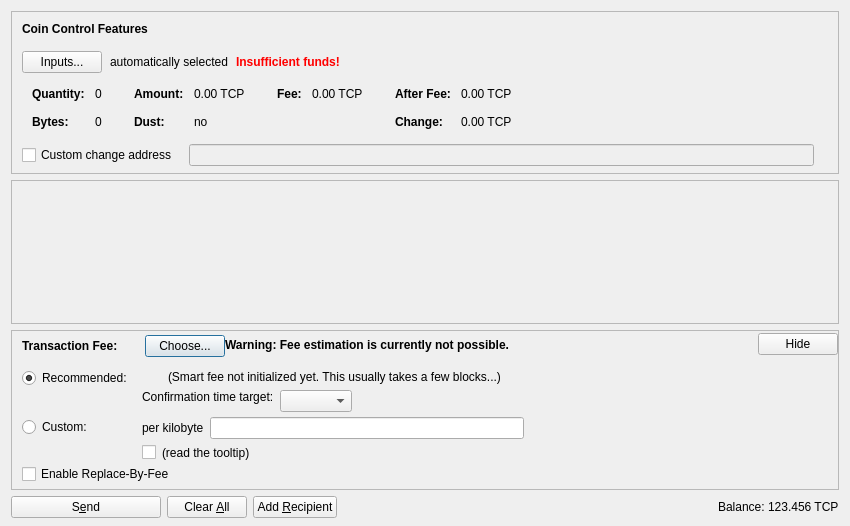
<?xml version="1.0" encoding="UTF-8"?>
<ui version="4.0">
 <class>SendCoinsDialog</class>
 <widget class="QDialog" name="SendCoinsDialog">
  <property name="geometry">
   <rect>
    <x>0</x>
    <y>0</y>
    <width>850</width>
    <height>526</height>
   </rect>
  </property>
  <property name="windowTitle">
   <string>Send Coins</string>
  </property>
  <layout class="QVBoxLayout" name="verticalLayout" stretch="0,1,0,0">
   <property name="bottomMargin">
    <number>8</number>
   </property>
   <item>
    <widget class="QFrame" name="frameCoinControl">
     <property name="sizePolicy">
      <sizepolicy hsizetype="Expanding" vsizetype="Expanding">
       <horstretch>0</horstretch>
       <verstretch>0</verstretch>
      </sizepolicy>
     </property>
     <property name="maximumSize">
      <size>
       <width>16777215</width>
       <height>16777215</height>
      </size>
     </property>
     <property name="frameShape">
      <enum>QFrame::StyledPanel</enum>
     </property>
     <property name="frameShadow">
      <enum>QFrame::Sunken</enum>
     </property>
     <layout class="QVBoxLayout" name="verticalLayoutCoinControl2">
      <property name="spacing">
       <number>0</number>
      </property>
      <property name="leftMargin">
       <number>0</number>
      </property>
      <property name="topMargin">
       <number>0</number>
      </property>
      <property name="rightMargin">
       <number>0</number>
      </property>
      <property name="bottomMargin">
       <number>6</number>
      </property>
      <item>
       <layout class="QVBoxLayout" name="verticalLayoutCoinControl" stretch="0,0,0,0,1">
        <property name="spacing">
         <number>0</number>
        </property>
        <property name="leftMargin">
         <number>10</number>
        </property>
        <property name="topMargin">
         <number>10</number>
        </property>
        <item>
         <layout class="QHBoxLayout" name="horizontalLayoutCoinControl1">
          <property name="bottomMargin">
           <number>15</number>
          </property>
          <item>
           <widget class="QLabel" name="labelCoinControlFeatures">
            <property name="sizePolicy">
             <sizepolicy hsizetype="Preferred" vsizetype="Maximum">
              <horstretch>0</horstretch>
              <verstretch>0</verstretch>
             </sizepolicy>
            </property>
            <property name="font">
             <font>
              <weight>75</weight>
              <bold>true</bold>
             </font>
            </property>
            <property name="styleSheet">
             <string notr="true">font-weight:bold;</string>
            </property>
            <property name="text">
             <string>Coin Control Features</string>
            </property>
           </widget>
          </item>
         </layout>
        </item>
        <item>
         <layout class="QHBoxLayout" name="horizontalLayoutCoinControl2" stretch="0,0,0,0">
          <property name="spacing">
           <number>8</number>
          </property>
          <property name="bottomMargin">
           <number>10</number>
          </property>
          <item>
           <widget class="QPushButton" name="pushButtonCoinControl">
            <property name="styleSheet">
             <string notr="true"/>
            </property>
            <property name="text">
             <string>Inputs...</string>
            </property>
            <property name="autoDefault">
             <bool>false</bool>
            </property>
           </widget>
          </item>
          <item>
           <widget class="QLabel" name="labelCoinControlAutomaticallySelected">
            <property name="text">
             <string>automatically selected</string>
            </property>
            <property name="margin">
             <number>5</number>
            </property>
           </widget>
          </item>
          <item>
           <widget class="QLabel" name="labelCoinControlInsuffFunds">
            <property name="font">
             <font>
              <weight>75</weight>
              <bold>true</bold>
             </font>
            </property>
            <property name="styleSheet">
             <string notr="true">color:red;font-weight:bold;</string>
            </property>
            <property name="text">
             <string>Insufficient funds!</string>
            </property>
            <property name="margin">
             <number>5</number>
            </property>
           </widget>
          </item>
          <item>
           <spacer name="horizontalSpacerCoinControl">
            <property name="orientation">
             <enum>Qt::Horizontal</enum>
            </property>
            <property name="sizeHint" stdset="0">
             <size>
              <width>40</width>
              <height>1</height>
             </size>
            </property>
           </spacer>
          </item>
         </layout>
        </item>
        <item>
         <widget class="QWidget" name="widgetCoinControl" native="true">
          <property name="sizePolicy">
           <sizepolicy hsizetype="Preferred" vsizetype="Preferred">
            <horstretch>0</horstretch>
            <verstretch>0</verstretch>
           </sizepolicy>
          </property>
          <property name="minimumSize">
           <size>
            <width>0</width>
            <height>0</height>
           </size>
          </property>
          <property name="styleSheet">
           <string notr="true"/>
          </property>
          <layout class="QHBoxLayout" name="horizontalLayoutCoinControl5">
           <property name="leftMargin">
            <number>0</number>
           </property>
           <property name="topMargin">
            <number>0</number>
           </property>
           <property name="rightMargin">
            <number>0</number>
           </property>
           <property name="bottomMargin">
            <number>0</number>
           </property>
           <item>
            <layout class="QHBoxLayout" name="horizontalLayoutCoinControl3" stretch="0,0,0,1">
             <property name="spacing">
              <number>20</number>
             </property>
             <property name="topMargin">
              <number>0</number>
             </property>
             <property name="bottomMargin">
              <number>10</number>
             </property>
             <item>
              <layout class="QFormLayout" name="formLayoutCoinControl1">
               <property name="horizontalSpacing">
                <number>10</number>
               </property>
               <property name="verticalSpacing">
                <number>14</number>
               </property>
               <property name="leftMargin">
                <number>10</number>
               </property>
               <property name="topMargin">
                <number>4</number>
               </property>
               <property name="rightMargin">
                <number>6</number>
               </property>
               <item row="0" column="0">
                <widget class="QLabel" name="labelCoinControlQuantityText">
                 <property name="font">
                  <font>
                   <weight>75</weight>
                   <bold>true</bold>
                  </font>
                 </property>
                 <property name="text">
                  <string>Quantity:</string>
                 </property>
                 <property name="margin">
                  <number>0</number>
                 </property>
                </widget>
               </item>
               <item row="0" column="1">
                <widget class="QLabel" name="labelCoinControlQuantity">
                 <property name="cursor">
                  <cursorShape>IBeamCursor</cursorShape>
                 </property>
                 <property name="contextMenuPolicy">
                  <enum>Qt::ActionsContextMenu</enum>
                 </property>
                 <property name="text">
                  <string notr="true">0</string>
                 </property>
                 <property name="margin">
                  <number>0</number>
                 </property>
                 <property name="textInteractionFlags">
                  <set>Qt::LinksAccessibleByMouse|Qt::TextSelectableByKeyboard|Qt::TextSelectableByMouse</set>
                 </property>
                </widget>
               </item>
               <item row="1" column="0">
                <widget class="QLabel" name="labelCoinControlBytesText">
                 <property name="font">
                  <font>
                   <weight>75</weight>
                   <bold>true</bold>
                  </font>
                 </property>
                 <property name="text">
                  <string>Bytes:</string>
                 </property>
                </widget>
               </item>
               <item row="1" column="1">
                <widget class="QLabel" name="labelCoinControlBytes">
                 <property name="cursor">
                  <cursorShape>IBeamCursor</cursorShape>
                 </property>
                 <property name="contextMenuPolicy">
                  <enum>Qt::ActionsContextMenu</enum>
                 </property>
                 <property name="text">
                  <string notr="true">0</string>
                 </property>
                 <property name="textInteractionFlags">
                  <set>Qt::LinksAccessibleByMouse|Qt::TextSelectableByKeyboard|Qt::TextSelectableByMouse</set>
                 </property>
                </widget>
               </item>
              </layout>
             </item>
             <item>
              <layout class="QFormLayout" name="formLayoutCoinControl2">
               <property name="horizontalSpacing">
                <number>10</number>
               </property>
               <property name="verticalSpacing">
                <number>14</number>
               </property>
               <property name="leftMargin">
                <number>6</number>
               </property>
               <property name="topMargin">
                <number>4</number>
               </property>
               <property name="rightMargin">
                <number>6</number>
               </property>
               <item row="0" column="0">
                <widget class="QLabel" name="labelCoinControlAmountText">
                 <property name="font">
                  <font>
                   <weight>75</weight>
                   <bold>true</bold>
                  </font>
                 </property>
                 <property name="text">
                  <string>Amount:</string>
                 </property>
                 <property name="margin">
                  <number>0</number>
                 </property>
                </widget>
               </item>
               <item row="0" column="1">
                <widget class="QLabel" name="labelCoinControlAmount">
                 <property name="cursor">
                  <cursorShape>IBeamCursor</cursorShape>
                 </property>
                 <property name="contextMenuPolicy">
                  <enum>Qt::ActionsContextMenu</enum>
                 </property>
                 <property name="text">
                  <string notr="true">0.00 TCP</string>
                 </property>
                 <property name="textInteractionFlags">
                  <set>Qt::LinksAccessibleByMouse|Qt::TextSelectableByKeyboard|Qt::TextSelectableByMouse</set>
                 </property>
                </widget>
               </item>
               <item row="1" column="0">
                <widget class="QLabel" name="labelCoinControlLowOutputText">
                 <property name="font">
                  <font>
                   <weight>75</weight>
                   <bold>true</bold>
                  </font>
                 </property>
                 <property name="text">
                  <string>Dust:</string>
                 </property>
                </widget>
               </item>
               <item row="1" column="1">
                <widget class="QLabel" name="labelCoinControlLowOutput">
                 <property name="cursor">
                  <cursorShape>IBeamCursor</cursorShape>
                 </property>
                 <property name="contextMenuPolicy">
                  <enum>Qt::ActionsContextMenu</enum>
                 </property>
                 <property name="text">
                  <string notr="true">no</string>
                 </property>
                 <property name="textInteractionFlags">
                  <set>Qt::LinksAccessibleByMouse|Qt::TextSelectableByKeyboard|Qt::TextSelectableByMouse</set>
                 </property>
                </widget>
               </item>
              </layout>
             </item>
             <item>
              <layout class="QFormLayout" name="formLayoutCoinControl3">
               <property name="horizontalSpacing">
                <number>10</number>
               </property>
               <property name="verticalSpacing">
                <number>14</number>
               </property>
               <property name="leftMargin">
                <number>6</number>
               </property>
               <property name="topMargin">
                <number>4</number>
               </property>
               <property name="rightMargin">
                <number>6</number>
               </property>
               <item row="0" column="0">
                <widget class="QLabel" name="labelCoinControlFeeText">
                 <property name="font">
                  <font>
                   <weight>75</weight>
                   <bold>true</bold>
                  </font>
                 </property>
                 <property name="text">
                  <string>Fee:</string>
                 </property>
                 <property name="margin">
                  <number>0</number>
                 </property>
                </widget>
               </item>
               <item row="0" column="1">
                <widget class="QLabel" name="labelCoinControlFee">
                 <property name="cursor">
                  <cursorShape>IBeamCursor</cursorShape>
                 </property>
                 <property name="contextMenuPolicy">
                  <enum>Qt::ActionsContextMenu</enum>
                 </property>
                 <property name="text">
                  <string notr="true">0.00 TCP</string>
                 </property>
                 <property name="textInteractionFlags">
                  <set>Qt::LinksAccessibleByMouse|Qt::TextSelectableByKeyboard|Qt::TextSelectableByMouse</set>
                 </property>
                </widget>
               </item>
              </layout>
             </item>
             <item>
              <layout class="QFormLayout" name="formLayoutCoinControl4">
               <property name="horizontalSpacing">
                <number>10</number>
               </property>
               <property name="verticalSpacing">
                <number>14</number>
               </property>
               <property name="leftMargin">
                <number>6</number>
               </property>
               <property name="topMargin">
                <number>4</number>
               </property>
               <property name="rightMargin">
                <number>6</number>
               </property>
               <item row="0" column="0">
                <widget class="QLabel" name="labelCoinControlAfterFeeText">
                 <property name="font">
                  <font>
                   <weight>75</weight>
                   <bold>true</bold>
                  </font>
                 </property>
                 <property name="text">
                  <string>After Fee:</string>
                 </property>
                 <property name="margin">
                  <number>0</number>
                 </property>
                </widget>
               </item>
               <item row="0" column="1">
                <widget class="QLabel" name="labelCoinControlAfterFee">
                 <property name="cursor">
                  <cursorShape>IBeamCursor</cursorShape>
                 </property>
                 <property name="contextMenuPolicy">
                  <enum>Qt::ActionsContextMenu</enum>
                 </property>
                 <property name="text">
                  <string notr="true">0.00 TCP</string>
                 </property>
                 <property name="textInteractionFlags">
                  <set>Qt::LinksAccessibleByMouse|Qt::TextSelectableByKeyboard|Qt::TextSelectableByMouse</set>
                 </property>
                </widget>
               </item>
               <item row="1" column="0">
                <widget class="QLabel" name="labelCoinControlChangeText">
                 <property name="font">
                  <font>
                   <weight>75</weight>
                   <bold>true</bold>
                  </font>
                 </property>
                 <property name="text">
                  <string>Change:</string>
                 </property>
                </widget>
               </item>
               <item row="1" column="1">
                <widget class="QLabel" name="labelCoinControlChange">
                 <property name="cursor">
                  <cursorShape>IBeamCursor</cursorShape>
                 </property>
                 <property name="contextMenuPolicy">
                  <enum>Qt::ActionsContextMenu</enum>
                 </property>
                 <property name="text">
                  <string notr="true">0.00 TCP</string>
                 </property>
                 <property name="textInteractionFlags">
                  <set>Qt::LinksAccessibleByMouse|Qt::TextSelectableByKeyboard|Qt::TextSelectableByMouse</set>
                 </property>
                </widget>
               </item>
              </layout>
             </item>
            </layout>
           </item>
          </layout>
         </widget>
        </item>
        <item>
         <layout class="QHBoxLayout" name="horizontalLayoutCoinControl4" stretch="0,0,0">
          <property name="spacing">
           <number>12</number>
          </property>
          <property name="sizeConstraint">
           <enum>QLayout::SetDefaultConstraint</enum>
          </property>
          <property name="topMargin">
           <number>5</number>
          </property>
          <property name="rightMargin">
           <number>5</number>
          </property>
          <item>
           <widget class="QCheckBox" name="checkBoxCoinControlChange">
            <property name="toolTip">
             <string>If this is activated, but the change address is empty or invalid, change will be sent to a newly generated address.</string>
            </property>
            <property name="text">
             <string>Custom change address</string>
            </property>
           </widget>
          </item>
          <item>
           <widget class="QValidatedLineEdit" name="lineEditCoinControlChange">
            <property name="enabled">
             <bool>false</bool>
            </property>
            <property name="sizePolicy">
             <sizepolicy hsizetype="Expanding" vsizetype="Fixed">
              <horstretch>0</horstretch>
              <verstretch>0</verstretch>
             </sizepolicy>
            </property>
           </widget>
          </item>
          <item>
           <widget class="QLabel" name="labelCoinControlChangeLabel">
            <property name="sizePolicy">
             <sizepolicy hsizetype="Preferred" vsizetype="Expanding">
              <horstretch>0</horstretch>
              <verstretch>0</verstretch>
             </sizepolicy>
            </property>
            <property name="minimumSize">
             <size>
              <width>0</width>
              <height>0</height>
             </size>
            </property>
            <property name="text">
             <string/>
            </property>
            <property name="margin">
             <number>3</number>
            </property>
           </widget>
          </item>
         </layout>
        </item>
        <item>
         <spacer name="verticalSpacerCoinControl">
          <property name="orientation">
           <enum>Qt::Vertical</enum>
          </property>
          <property name="sizeHint" stdset="0">
           <size>
            <width>800</width>
            <height>1</height>
           </size>
          </property>
         </spacer>
        </item>
       </layout>
      </item>
     </layout>
    </widget>
   </item>
   <item>
    <widget class="QScrollArea" name="scrollArea">
     <property name="widgetResizable">
      <bool>true</bool>
     </property>
     <widget class="QWidget" name="scrollAreaWidgetContents">
      <property name="geometry">
       <rect>
        <x>0</x>
        <y>0</y>
        <width>830</width>
        <height>104</height>
       </rect>
      </property>
      <layout class="QVBoxLayout" name="verticalLayout_2" stretch="0,1">
       <property name="leftMargin">
        <number>0</number>
       </property>
       <property name="topMargin">
        <number>0</number>
       </property>
       <property name="rightMargin">
        <number>0</number>
       </property>
       <property name="bottomMargin">
        <number>0</number>
       </property>
       <item>
        <layout class="QVBoxLayout" name="entries">
         <property name="spacing">
          <number>6</number>
         </property>
        </layout>
       </item>
       <item>
        <spacer name="verticalSpacer">
         <property name="orientation">
          <enum>Qt::Vertical</enum>
         </property>
         <property name="sizeHint" stdset="0">
          <size>
           <width>20</width>
           <height>40</height>
          </size>
         </property>
        </spacer>
       </item>
      </layout>
     </widget>
    </widget>
   </item>
   <item>
    <widget class="QFrame" name="frameFee">
     <property name="sizePolicy">
      <sizepolicy hsizetype="Expanding" vsizetype="Expanding">
       <horstretch>0</horstretch>
       <verstretch>0</verstretch>
      </sizepolicy>
     </property>
     <property name="maximumSize">
      <size>
       <width>16777215</width>
       <height>16777215</height>
      </size>
     </property>
     <property name="frameShape">
      <enum>QFrame::StyledPanel</enum>
     </property>
     <property name="frameShadow">
      <enum>QFrame::Sunken</enum>
     </property>
     <layout class="QVBoxLayout" name="verticalLayoutFee1">
      <property name="spacing">
       <number>0</number>
      </property>
      <property name="leftMargin">
       <number>0</number>
      </property>
      <property name="topMargin">
       <number>0</number>
      </property>
      <property name="rightMargin">
       <number>0</number>
      </property>
      <property name="bottomMargin">
       <number>0</number>
      </property>
      <item>
       <layout class="QVBoxLayout" name="verticalLayoutFee2" stretch="0,0,0">
        <property name="spacing">
         <number>0</number>
        </property>
        <property name="leftMargin">
         <number>10</number>
        </property>
        <property name="topMargin">
         <number>0</number>
        </property>
        <item>
         <layout class="QHBoxLayout" name="horizontalLayoutFee1">
          <property name="bottomMargin">
           <number>0</number>
          </property>
          <item>
           <layout class="QVBoxLayout" name="verticalLayoutFee7">
            <property name="spacing">
             <number>0</number>
            </property>
            <item>
             <spacer name="verticalSpacerSmartFee">
              <property name="orientation">
               <enum>Qt::Vertical</enum>
              </property>
              <property name="sizeType">
               <enum>QSizePolicy::Fixed</enum>
              </property>
              <property name="sizeHint" stdset="0">
               <size>
                <width>1</width>
                <height>4</height>
               </size>
              </property>
             </spacer>
            </item>
            <item>
             <layout class="QHBoxLayout" name="horizontalLayoutSmartFee">
              <property name="spacing">
               <number>10</number>
              </property>
              <item>
               <widget class="QLabel" name="labelFeeHeadline">
                <property name="sizePolicy">
                 <sizepolicy hsizetype="Preferred" vsizetype="Maximum">
                  <horstretch>0</horstretch>
                  <verstretch>0</verstretch>
                 </sizepolicy>
                </property>
                <property name="font">
                 <font>
                  <weight>75</weight>
                  <bold>true</bold>
                 </font>
                </property>
                <property name="styleSheet">
                 <string notr="true">font-weight:bold;</string>
                </property>
                <property name="text">
                 <string>Transaction Fee:</string>
                </property>
               </widget>
              </item>
              <item>
               <widget class="QLabel" name="labelFeeMinimized">
                <property name="text">
                 <string/>
                </property>
               </widget>
              </item>
              <item>
               <widget class="QPushButton" name="buttonChooseFee">
                <property name="text">
                 <string>Choose...</string>
                </property>
               </widget>
              </item>
             </layout>
            </item>
            <item>
             <spacer name="verticalSpacer_5">
              <property name="orientation">
               <enum>Qt::Vertical</enum>
              </property>
              <property name="sizeHint" stdset="0">
               <size>
                <width>1</width>
                <height>1</height>
               </size>
              </property>
             </spacer>
            </item>
           </layout>
          </item>
          <item>
           <widget class="QLabel" name="fallbackFeeWarningLabel">
            <property name="toolTip">
             <string>Using the fallbackfee can result in sending a transaction that will take several hours or days (or never) to confirm. Consider choosing your fee manually or wait until you have validated the complete chain.</string>
            </property>
            <property name="font">
            <font>
                <weight>75</weight>
                <bold>true</bold>
            </font>
            </property>
            <property name="text">
             <string>Warning: Fee estimation is currently not possible.</string>
            </property>
            <property name="wordWrap">
             <bool>false</bool>
            </property>
           </widget>
          </item>
          <item>
           <spacer name="horizontalSpacer_4">
            <property name="orientation">
             <enum>Qt::Horizontal</enum>
            </property>
            <property name="sizeType">
             <enum>QSizePolicy::MinimumExpanding</enum>
            </property>
            <property name="sizeHint" stdset="0">
             <size>
              <width>40</width>
              <height>20</height>
             </size>
            </property>
           </spacer>
          </item>
          <item>
           <widget class="QPushButton" name="buttonMinimizeFee">
            <property name="toolTip">
             <string>collapse fee-settings</string>
            </property>
            <property name="text">
             <string>Hide</string>
            </property>
           </widget>
          </item>
         </layout>
        </item>
        <item>
         <widget class="QFrame" name="frameFeeSelection">
          <layout class="QVBoxLayout" name="verticalLayoutFee12">
           <property name="spacing">
            <number>0</number>
           </property>
           <property name="leftMargin">
            <number>0</number>
           </property>
           <property name="topMargin">
            <number>0</number>
           </property>
           <property name="rightMargin">
            <number>0</number>
           </property>
           <property name="bottomMargin">
            <number>0</number>
           </property>
           <item>
            <layout class="QGridLayout" name="gridLayoutFee">
             <property name="topMargin">
              <number>10</number>
             </property>
             <property name="bottomMargin">
              <number>4</number>
             </property>
             <property name="horizontalSpacing">
              <number>10</number>
             </property>
             <property name="verticalSpacing">
              <number>4</number>
             </property>
             <item row="1" column="1">
              <layout class="QVBoxLayout" name="verticalLayoutFee8">
               <property name="spacing">
                <number>6</number>
               </property>
               <item>
                <layout class="QHBoxLayout" name="horizontalLayoutFee13">
                 <item>
                  <widget class="QLabel" name="labelCustomPerKilobyte">
                   <property name="toolTip">
                    <string>If the custom fee is set to 1000 satoshis and the transaction is only 250 bytes, then &quot;per kilobyte&quot; only pays 250 satoshis in fee, while &quot;total at least&quot; pays 1000 satoshis. For transactions bigger than a kilobyte both pay by kilobyte.</string>
                   </property>
                   <property name="text">
                    <string>per kilobyte</string>
                   </property>
                  </widget>
                 </item>
                 <item>
                  <widget class="TavecchiacoinPayAmountField" name="customFee"/>
                 </item>
                 <item>
                  <spacer name="horizontalSpacer_6">
                   <property name="orientation">
                    <enum>Qt::Horizontal</enum>
                   </property>
                   <property name="sizeHint" stdset="0">
                    <size>
                     <width>1</width>
                     <height>1</height>
                    </size>
                   </property>
                  </spacer>
                 </item>
                </layout>
               </item>
               <item>
                <layout class="QHBoxLayout" name="horizontalLayoutFee8">
                 <item>
                  <widget class="QCheckBox" name="checkBoxMinimumFee">
                   <property name="toolTip">
                    <string>Paying only the minimum fee is just fine as long as there is less transaction volume than space in the blocks. But be aware that this can end up in a never confirming transaction once there is more demand for tavecchiacoinpay transactions than the network can process.</string>
                   </property>
                   <property name="text">
                    <string/>
                   </property>
                  </widget>
                 </item>
                 <item>
                  <widget class="QLabel" name="labelMinFeeWarning">
                   <property name="enabled">
                    <bool>true</bool>
                   </property>
                   <property name="toolTip">
                    <string>Paying only the minimum fee is just fine as long as there is less transaction volume than space in the blocks. But be aware that this can end up in a never confirming transaction once there is more demand for tavecchiacoinpay transactions than the network can process.</string>
                   </property>
                   <property name="text">
                    <string>(read the tooltip)</string>
                   </property>
                   <property name="margin">
                    <number>5</number>
                   </property>
                  </widget>
                 </item>
                 <item>
                  <spacer name="horizontalSpacer_2">
                   <property name="orientation">
                    <enum>Qt::Horizontal</enum>
                   </property>
                   <property name="sizeHint" stdset="0">
                    <size>
                     <width>1</width>
                     <height>1</height>
                    </size>
                   </property>
                  </spacer>
                 </item>
                </layout>
               </item>
              </layout>
             </item>
             <item row="0" column="0">
              <layout class="QVBoxLayout" name="verticalLayoutFee4" stretch="0,1">
               <item>
                <widget class="QRadioButton" name="radioSmartFee">
                 <property name="text">
                  <string>Recommended:</string>
                 </property>
                 <property name="checked">
                  <bool>true</bool>
                 </property>
                 <attribute name="buttonGroup">
                  <string notr="true">groupFee</string>
                 </attribute>
                </widget>
               </item>
               <item>
                <spacer name="verticalSpacer_2">
                 <property name="orientation">
                  <enum>Qt::Vertical</enum>
                 </property>
                 <property name="sizeHint" stdset="0">
                  <size>
                   <width>1</width>
                   <height>1</height>
                  </size>
                 </property>
                </spacer>
               </item>
              </layout>
             </item>
             <item row="1" column="0">
              <layout class="QVBoxLayout" name="verticalLayoutFee9" stretch="0,1">
               <item>
                <widget class="QRadioButton" name="radioCustomFee">
                 <property name="text">
                  <string>Custom:</string>
                 </property>
                 <attribute name="buttonGroup">
                  <string notr="true">groupFee</string>
                 </attribute>
                </widget>
               </item>
               <item>
                <spacer name="verticalSpacer_6">
                 <property name="orientation">
                  <enum>Qt::Vertical</enum>
                 </property>
                 <property name="sizeHint" stdset="0">
                  <size>
                   <width>1</width>
                   <height>1</height>
                  </size>
                 </property>
                </spacer>
               </item>
              </layout>
             </item>
             <item row="0" column="1">
              <layout class="QVBoxLayout" name="verticalLayoutFee3" stretch="0,0,1">
               <property name="spacing">
                <number>6</number>
               </property>
               <property name="topMargin">
                <number>2</number>
               </property>
               <item>
                <layout class="QHBoxLayout" name="horizontalLayoutFee12">
                 <item>
                  <widget class="QLabel" name="labelSmartFee">
                   <property name="text">
                    <string/>
                   </property>
                   <property name="margin">
                    <number>2</number>
                   </property>
                  </widget>
                 </item>
                 <item>
                  <widget class="QLabel" name="labelFeeEstimation">
                   <property name="text">
                    <string/>
                   </property>
                  </widget>
                 </item>
                 <item>
                  <widget class="QLabel" name="labelSmartFee2">
                   <property name="text">
                    <string>(Smart fee not initialized yet. This usually takes a few blocks...)</string>
                   </property>
                   <property name="margin">
                    <number>2</number>
                   </property>
                  </widget>
                 </item>
                 <item>
                  <spacer name="horizontalSpacer_5">
                   <property name="orientation">
                    <enum>Qt::Horizontal</enum>
                   </property>
                   <property name="sizeHint" stdset="0">
                    <size>
                     <width>1</width>
                     <height>1</height>
                    </size>
                   </property>
                  </spacer>
                 </item>
                </layout>
               </item>
               <item>
                <layout class="QHBoxLayout" name="horizontalLayoutFee9">
                 <item>
                  <layout class="QVBoxLayout" name="verticalLayoutFee6">
                   <item>
                    <widget class="QLabel" name="labelSmartFee3">
                     <property name="text">
                      <string>Confirmation time target:</string>
                     </property>
                     <property name="margin">
                      <number>2</number>
                     </property>
                    </widget>
                   </item>
                   <item>
                    <spacer name="verticalSpacer_3">
                     <property name="orientation">
                      <enum>Qt::Vertical</enum>
                     </property>
                     <property name="sizeHint" stdset="0">
                      <size>
                       <width>1</width>
                       <height>1</height>
                      </size>
                     </property>
                    </spacer>
                   </item>
                  </layout>
                 </item>
                 <item>
                  <layout class="QVBoxLayout" name="verticalLayoutFee5">
                   <property name="rightMargin">
                    <number>30</number>
                   </property>
                   <item>
                    <layout class="QHBoxLayout" name="horizontalLayoutConfTarget">
                     <property name="bottomMargin">
                      <number>0</number>
                     </property>
                     <item>
                      <widget class="QComboBox" name="confTargetSelector"/>
                     </item>
                     <item>
                      <spacer name="horizontalSpacerConfTarget">
                       <property name="orientation">
                        <enum>Qt::Horizontal</enum>
                       </property>
                       <property name="sizeHint" stdset="0">
                        <size>
                         <width>40</width>
                         <height>20</height>
                        </size>
                       </property>
                      </spacer>
                     </item>
                    </layout>
                   </item>
                  </layout>
                 </item>
                </layout>
               </item>
               <item>
                <spacer name="verticalSpacer_4">
                 <property name="orientation">
                  <enum>Qt::Vertical</enum>
                 </property>
                 <property name="sizeHint" stdset="0">
                  <size>
                   <width>1</width>
                   <height>1</height>
                  </size>
                 </property>
                </spacer>
               </item>
              </layout>
             </item>
            </layout>
           </item>
           <item>
            <widget class="QCheckBox" name="optInRBF">
             <property name="text">
              <string>Enable Replace-By-Fee</string>
             </property>
             <property name="toolTip">
              <string>With Replace-By-Fee (BIP-125) you can increase a transaction's fee after it is sent. Without this, a higher fee may be recommended to compensate for increased transaction delay risk.</string>
             </property>
            </widget>
           </item>
          </layout>
         </widget>
        </item>
        <item>
         <spacer name="verticalSpacerFee">
          <property name="orientation">
           <enum>Qt::Vertical</enum>
          </property>
          <property name="sizeHint" stdset="0">
           <size>
            <width>40</width>
            <height>5</height>
           </size>
          </property>
         </spacer>
        </item>
       </layout>
      </item>
     </layout>
    </widget>
   </item>
   <item>
    <layout class="QHBoxLayout" name="horizontalLayout">
     <item>
      <widget class="QPushButton" name="sendButton">
       <property name="minimumSize">
        <size>
         <width>150</width>
         <height>0</height>
        </size>
       </property>
       <property name="toolTip">
        <string>Confirm the send action</string>
       </property>
       <property name="text">
        <string>S&amp;end</string>
       </property>
       <property name="icon">
        <iconset resource="../tavecchiacoinpay.qrc">
         <normaloff>:/icons/send</normaloff>:/icons/send</iconset>
       </property>
       <property name="autoDefault">
        <bool>false</bool>
       </property>
       <property name="default">
        <bool>false</bool>
       </property>
      </widget>
     </item>
     <item>
      <widget class="QPushButton" name="clearButton">
       <property name="sizePolicy">
        <sizepolicy hsizetype="Minimum" vsizetype="Fixed">
         <horstretch>0</horstretch>
         <verstretch>0</verstretch>
        </sizepolicy>
       </property>
       <property name="toolTip">
        <string>Clear all fields of the form.</string>
       </property>
       <property name="text">
        <string>Clear &amp;All</string>
       </property>
       <property name="icon">
        <iconset resource="../tavecchiacoinpay.qrc">
         <normaloff>:/icons/remove</normaloff>:/icons/remove</iconset>
       </property>
       <property name="autoDefault">
        <bool>false</bool>
       </property>
      </widget>
     </item>
     <item>
      <widget class="QPushButton" name="addButton">
       <property name="toolTip">
        <string>Send to multiple recipients at once</string>
       </property>
       <property name="text">
        <string>Add &amp;Recipient</string>
       </property>
       <property name="icon">
        <iconset resource="../tavecchiacoinpay.qrc">
         <normaloff>:/icons/add</normaloff>:/icons/add</iconset>
       </property>
       <property name="autoDefault">
        <bool>false</bool>
       </property>
      </widget>
     </item>
     <item>
      <spacer name="horizontalSpacer">
       <property name="orientation">
        <enum>Qt::Horizontal</enum>
       </property>
       <property name="sizeHint" stdset="0">
        <size>
         <width>40</width>
         <height>20</height>
        </size>
       </property>
      </spacer>
     </item>
     <item>
      <layout class="QHBoxLayout" name="horizontalLayout_2">
       <property name="spacing">
        <number>3</number>
       </property>
       <item>
        <widget class="QLabel" name="label">
         <property name="sizePolicy">
          <sizepolicy hsizetype="Preferred" vsizetype="Fixed">
           <horstretch>0</horstretch>
           <verstretch>0</verstretch>
          </sizepolicy>
         </property>
         <property name="text">
          <string>Balance:</string>
         </property>
        </widget>
       </item>
       <item>
        <widget class="QLabel" name="labelBalance">
         <property name="sizePolicy">
          <sizepolicy hsizetype="Preferred" vsizetype="Fixed">
           <horstretch>0</horstretch>
           <verstretch>0</verstretch>
          </sizepolicy>
         </property>
         <property name="cursor">
          <cursorShape>IBeamCursor</cursorShape>
         </property>
         <property name="text">
          <string notr="true">123.456 TCP</string>
         </property>
         <property name="textInteractionFlags">
          <set>Qt::LinksAccessibleByMouse|Qt::TextSelectableByKeyboard|Qt::TextSelectableByMouse</set>
         </property>
        </widget>
       </item>
      </layout>
     </item>
    </layout>
   </item>
  </layout>
 </widget>
 <customwidgets>
  <customwidget>
   <class>QValidatedLineEdit</class>
   <extends>QLineEdit</extends>
   <header>qt/qvalidatedlineedit.h</header>
  </customwidget>
  <customwidget>
   <class>TavecchiacoinPayAmountField</class>
   <extends>QLineEdit</extends>
   <header>qt/tavecchiacoinpayamountfield.h</header>
   <container>1</container>
  </customwidget>
 </customwidgets>
 <resources>
  <include location="../tavecchiacoinpay.qrc"/>
 </resources>
 <connections/>
 <buttongroups>
  <buttongroup name="groupFee"/>
 </buttongroups>
</ui>
